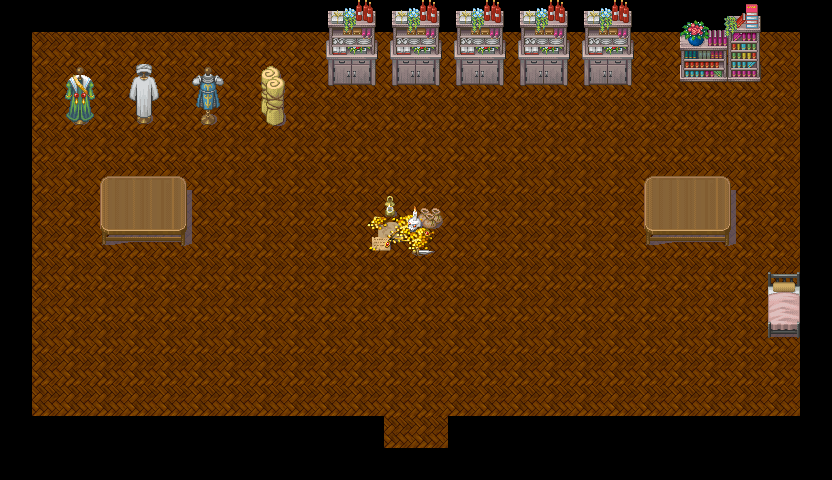

Tiled map render using the project's own tile images. Description and the whole map definition, tile-layer contents included, below:
An orthogonal 26x15 tile map with 32x32 px tiles, 3 tile layers (Collision, Ground, Earth), 3 tilesets and 1 object (wrap).

<map version="1.0" orientation="orthogonal" renderorder="right-down" width="26" height="15" tilewidth="32" tileheight="32" nextobjectid="2">
 <tileset firstgid="1" name="floor" tilewidth="32" tileheight="32" tilecount="64" columns="8">
  <image source="tilesets/floor.png" width="256" height="256" />
 </tileset>
 <tileset firstgid="65" name="tiles" tilewidth="32" tileheight="32" tilecount="1980" columns="60">
  <image source="tilesets/tiles.png" width="1920" height="1080" />
 </tileset>
 <tileset firstgid="2045" name="stuff" tilewidth="32" tileheight="32" tilecount="1744" columns="8">
  <image source="tilesets/stuff.png" width="256" height="7000" />
 </tileset>
 <layer name="Collision" width="26" height="15">
  <data encoding="csv">
67,67,67,67,67,67,67,67,67,67,67,67,67,67,67,67,67,67,67,67,67,67,67,67,67,67,
67,0,0,0,0,0,0,0,0,0,67,67,67,67,67,67,67,67,67,67,0,67,67,67,0,67,
67,0,67,0,67,0,67,0,67,0,67,67,67,67,67,67,67,67,67,67,0,67,67,67,0,67,
67,0,67,0,67,0,67,0,67,0,0,0,0,0,0,0,0,0,0,0,0,0,0,0,0,67,
67,0,0,0,0,0,0,0,0,0,0,0,0,0,0,0,0,0,0,0,0,0,0,0,0,67,
67,0,0,67,67,67,0,0,0,0,0,0,0,0,0,0,0,0,0,0,67,67,67,0,0,67,
67,0,0,67,67,67,0,0,0,0,0,67,67,67,0,0,0,0,0,0,67,67,67,0,0,67,
67,0,0,67,67,67,0,0,0,0,0,67,67,67,0,0,0,0,0,0,67,67,67,0,0,67,
67,0,0,0,0,0,0,0,0,0,0,0,0,0,0,0,0,0,0,0,0,0,0,0,67,67,
67,0,0,0,0,0,0,0,0,0,0,0,0,0,0,0,0,0,0,0,0,0,0,0,67,67,
67,0,0,0,0,0,0,0,0,0,0,0,0,0,0,0,0,0,0,0,0,0,0,0,67,67,
67,0,0,0,0,0,0,0,0,0,0,0,0,0,0,0,0,0,0,0,0,0,0,0,0,67,
67,0,0,0,0,0,0,0,0,0,0,0,0,0,0,0,0,0,0,0,0,0,0,0,0,67,
67,67,67,67,67,67,67,67,67,67,67,67,0,0,67,67,67,67,67,67,67,67,67,67,67,67,
0,0,0,0,0,0,0,0,0,0,0,67,67,67,67,0,0,0,0,0,0,0,0,0,0,0
</data>
 </layer>
 <layer name="Ground" width="26" height="15">
  <data encoding="csv">
68,68,68,68,68,68,68,68,68,68,68,68,68,68,68,68,68,68,68,68,68,68,68,68,68,68,
68,16,16,16,16,16,16,16,16,16,16,16,16,16,16,16,16,16,16,16,16,16,16,16,16,68,
68,16,16,16,16,16,16,16,16,16,16,16,16,16,16,16,16,16,16,16,16,16,16,16,16,68,
68,16,16,16,16,16,16,16,16,16,16,16,16,16,16,16,16,16,16,16,16,16,16,16,16,68,
68,16,16,16,16,16,16,16,16,16,16,16,16,16,16,16,16,16,16,16,16,16,16,16,16,68,
68,16,16,16,16,16,16,16,16,16,16,16,16,16,16,16,16,16,16,16,16,16,16,16,16,68,
68,16,16,16,16,16,16,16,16,16,16,16,16,16,16,16,16,16,16,16,16,16,16,16,16,68,
68,16,16,16,16,16,16,16,16,16,16,16,16,16,16,16,16,16,16,16,16,16,16,16,16,68,
68,16,16,16,16,16,16,16,16,16,16,16,16,16,16,16,16,16,16,16,16,16,16,16,16,68,
68,16,16,16,16,16,16,16,16,16,16,16,16,16,16,16,16,16,16,16,16,16,16,16,16,68,
68,16,16,16,16,16,16,16,16,16,16,16,16,16,16,16,16,16,16,16,16,16,16,16,16,68,
68,16,16,16,16,16,16,16,16,16,16,16,16,16,16,16,16,16,16,16,16,16,16,16,16,68,
68,16,16,16,16,16,16,16,16,16,16,16,16,16,16,16,16,16,16,16,16,16,16,16,16,68,
68,68,68,68,68,68,68,68,68,68,68,68,16,16,68,68,68,68,68,68,68,68,68,68,68,68,
0,0,0,0,0,0,0,0,0,0,0,68,68,68,68,0,0,0,0,0,0,0,0,0,0,0
</data>
 </layer>
 <layer name="Earth" width="26" height="15">
  <data encoding="csv">
0,0,0,0,0,0,0,0,0,0,3533,3534,3533,3534,3533,3534,3533,3534,3533,3534,0,3610,3611,3612,0,0,
0,0,0,0,0,0,0,0,0,0,3541,3542,3541,3542,3541,3542,3541,3542,3541,3542,0,3618,3619,3620,0,0,
0,0,2382,0,2384,0,2386,0,2401,0,3549,3550,3549,3550,3549,3550,3549,3550,3549,3550,0,3626,3627,3628,0,0,
0,0,2390,0,2392,0,2394,0,2409,0,0,0,0,0,0,0,0,0,0,0,0,0,0,0,0,0,
0,0,0,0,0,0,0,0,0,0,0,0,0,0,0,0,0,0,0,0,0,0,0,0,0,0,
0,0,0,2077,2078,2079,0,0,0,0,0,0,0,0,0,0,0,0,0,0,2077,2078,2079,0,0,0,
0,0,0,2085,2086,2087,0,0,0,0,0,3632,3633,3634,0,0,0,0,0,0,2085,2086,2087,0,0,0,
0,0,0,2093,2094,2095,0,0,0,0,0,3640,3641,3642,0,0,0,0,0,0,2093,2094,2095,0,0,0,
0,0,0,0,0,0,0,0,0,0,0,0,0,0,0,0,0,0,0,0,0,0,0,0,3175,0,
0,0,0,0,0,0,0,0,0,0,0,0,0,0,0,0,0,0,0,0,0,0,0,0,3183,0,
0,0,0,0,0,0,0,0,0,0,0,0,0,0,0,0,0,0,0,0,0,0,0,0,3191,0,
0,0,0,0,0,0,0,0,0,0,0,0,0,0,0,0,0,0,0,0,0,0,0,0,0,0,
0,0,0,0,0,0,0,0,0,0,0,0,0,0,0,0,0,0,0,0,0,0,0,0,0,0,
0,0,0,0,0,0,0,0,0,0,0,0,0,0,0,0,0,0,0,0,0,0,0,0,0,0,
0,0,0,0,0,0,0,0,0,0,0,0,0,0,0,0,0,0,0,0,0,0,0,0,0,0
</data>
 </layer>
 <objectgroup name="Wraps">
  <object id="1" name="wrap" x="384.182" y="416.182" width="63.8182" height="31.8182">
   <properties>
    <property name="map" value="&lt;map_name&gt;" />
   </properties>
  </object>
 </objectgroup>
</map>
